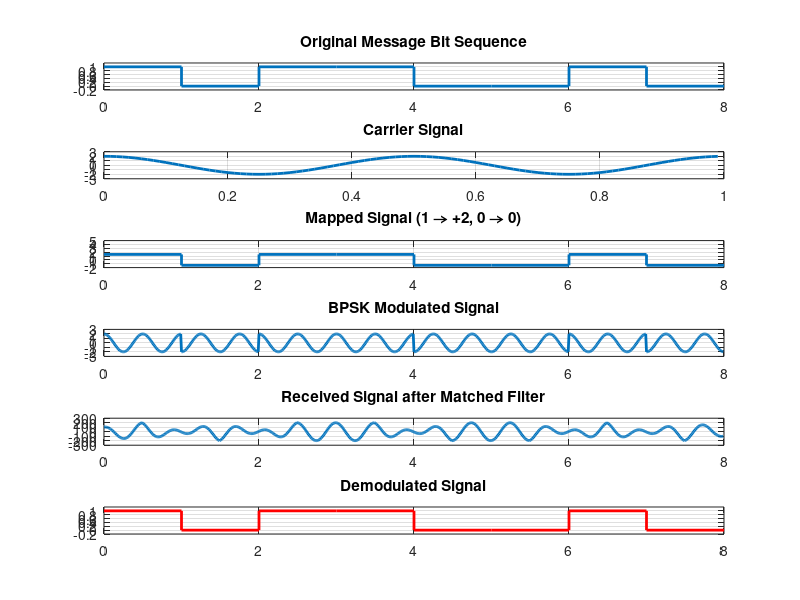

Reproduce this figure in MATLAB.
clc; 
clear; 
close all;

Tb = 1;                      
fc = 2;                      
fs = 100;                    
t = 0:1/fs:Tb-1/fs;          
A = sqrt(2/Tb);  
Eb = 2;

message = [1 0 1 1 0 0 1 0]; 
N = length(message);
t_total = 0:1/fs:N*Tb-1/fs;  

carrier = A * sqrt(Eb) * cos(2*pi*fc*t);  

mapped_signal = sqrt(Eb) * (2*message - 1); 
bpsk_signal = [];
for i = 1:N
    if message(i) == 1
        bpsk_signal = [bpsk_signal, carrier];
    else
        bpsk_signal = [bpsk_signal, -carrier];
    end
end

matched_filter = fliplr(carrier);

received_signal = conv(bpsk_signal, matched_filter, 'same') ;

demodulated_bits = zeros(1, N);
for i = 1:N
    segment = received_signal((i-1)*fs+1:i*fs);
    correlation = sum(segment .* carrier);  
    demodulated_bits(i) = correlation > 0;   
end


figure;
subplot(6,1,1);
stairs((0:N)*Tb, [message message(end)], 'LineWidth', 2);
title('Original Message Bit Sequence'); ylim([-0.2 1.2]); grid on;

subplot(6,1,2);
plot(t, carrier,'LineWidth', 2);
title('Carrier Signal'); grid on;

subplot(6,1,3);
stairs((0:N)*Tb, [mapped_signal mapped_signal(end)], 'LineWidth', 2);
title('Mapped Signal (1 → +2, 0 → 0)'); ylim([-2 5]); grid on;

subplot(6,1,4);
plot(t_total, bpsk_signal, 'LineWidth', 2);
title('BPSK Modulated Signal'); grid on;

subplot(6,1,5);
plot(t_total, received_signal,'LineWidth', 2);
title('Received Signal after Matched Filter'); grid on;

subplot(6,1,6);
stairs((0:N)*Tb, [demodulated_bits demodulated_bits(end)], 'r', 'LineWidth', 2);
title('Demodulated Signal'); ylim([-0.2 1.2]); grid on;


disp('Original Message:');
disp(message);
disp('Demodulated Bits:');
disp(demodulated_bits);